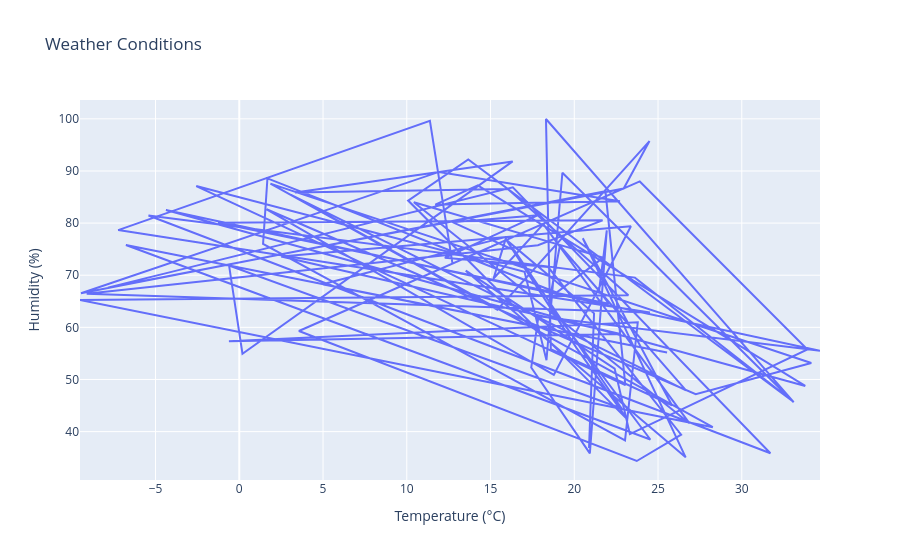

This figure's notebook cell:
### Code cell
import plotly.graph_objects as go

data = go.Scatter(x=X['Temperature (°C)'], y=X['Humidity (%)'])
fig = go.Figure(data=data)

fig.layout.title = 'Weather Conditions'
fig.layout.xaxis.title = 'Temperature (°C)'
fig.layout.yaxis.title = 'Humidity (%)'

fig


# Visualize the data and decision boundary
# plt.plot(X['Temperature (°C)'], X['Humidity (%)'], c=y, cmap='viridis')
# plt.xlabel('Temperature (°C)')
# plt.ylabel('Humidity (%)')
# plt.title('Weather Conditions')
# plt.show()
